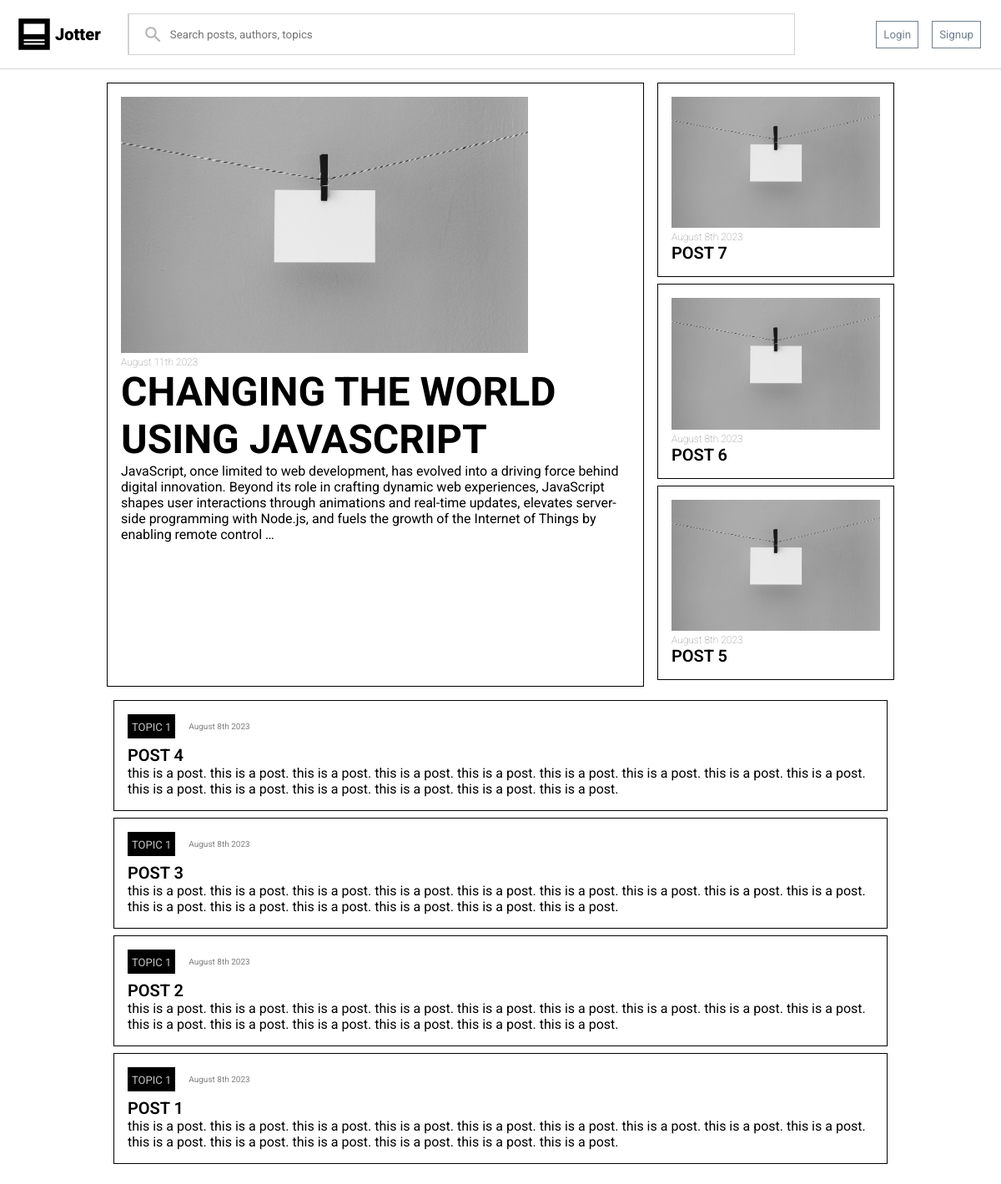
The app's page /, older data.
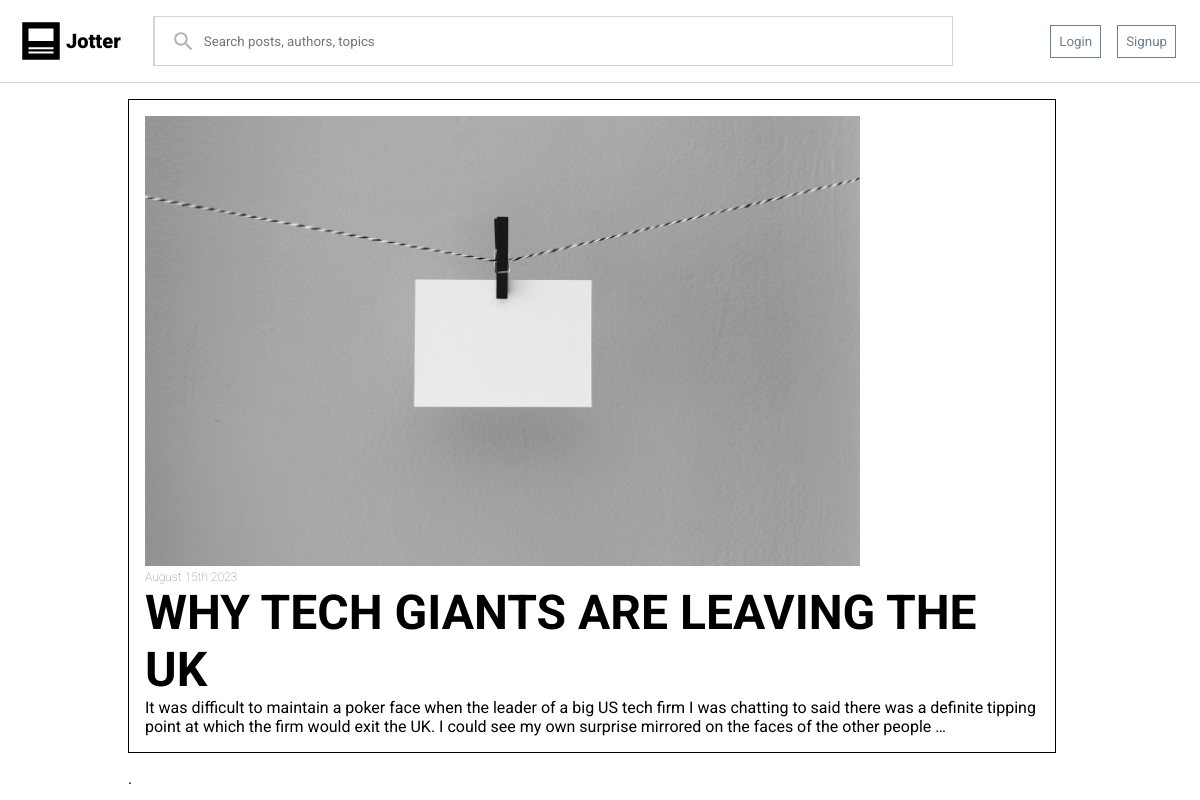
The same page, newer data.
### blog/models.py (models this page shows, shortened)
class Post(models.Model):
    uuid = models.UUIDField(default=uuid4, auto_created=True)
    author = models.ForeignKey(settings.AUTH_USER_MODEL, on_delete=models.CASCADE)
    topic = models.ForeignKey(Topic, on_delete=models.CASCADE)
    title = models.CharField(max_length=150)
    text = models.TextField()
    dateAdded = models.DateTimeField(auto_now_add=True)
    slug = models.SlugField(null=False)
    tags = models.CharField(max_length=50)
    class Meta:
        ordering = ('-dateAdded',)

class Topic(models.Model):
    title = models.CharField(max_length=25)
    uuid = models.UUIDField(default=uuid4)
    def __str__(self):
        return self.title

### blog/views.py (the view)
# urls.py: path('', Index.as_view(), name="index"),
class Index(ListView):
    model = Post
    template_name = "blog/index.html"
    def get(self, request, *args, **kwargs):
        posts = super(Index, self).get_queryset()
        top = posts[0]
        try:
            three = posts[1:4]
            posts = posts[4:]
        except IndexError:
            three = None
            posts = posts[1:]
        return render(request, self.template_name, {'posts': posts, 'top': top, 'three': three})

### blog/templates/blog/index.html (shortened to what this page needs)
{% extends "blog/base.html" %}
{% load static %}
{% block staticfiles %}
<link rel="stylesheet" href="{% static 'blog/css/index.css' %}">
<link rel="stylesheet" href="{% static 'blog/css/blogPost.css' %}">
{% endblock staticfiles %}
{% block content %}
<div class="main">
    <div class="header">
        <div class="top">
            <img src="{% static 'blog/img/blank.jpg' %}" alt="">
            <div class="time">{{ top.dateAdded|date:"F jS o" }}</div>
            <div class="title"><a href="{% url 'blog:postDetail' top.slug %}">{{ top.title|upper }}</a></div>
            <div class="content">{{ top.text|truncatewords:50 }}</div>
        </div>
        <div class="side">
            {% for post in three %}
            <div class="three">
                <div class="image">
                    <img src="{% static 'blog/img/blank.jpg' %}" alt="">
                </div>
                <div class="title">
                    <div class="time">{{ post.dateAdded|date:"F jS o" }}</div>
                    <div class="title"><a href="{% url 'blog:postDetail' post.slug %}">{{ post.title|upper }}</a></div>
                </div>
            </div>
            {% endfor %}
        </div>
    </div>
    {% for post in posts %}
    {% include "blog/blogPost.html" %}
    {% empty %}
    <p> . </p>
    {% endfor %}
</div>
{% endblock content %}

### blog/templates/blog/blogPost.html
{% load static %}
<div class="post">
    <div class="header">
        <div class="topic"><a href="{% url 'blog:topicDetail' post.topic.uuid %}">{{ post.topic|upper }}</a></div>
        <div class="time">{{ post.dateAdded|date:"F jS o" }}</div>
    </div>
    <div class="title"><a href="{% url 'blog:postDetail' post.slug %}">{{ post.title|upper }}</a></div>
    <div class="content">{{ post.text|truncatewords:70 }}</div>
</div>

Row changes from the older to the newer data that the page shows:
removed Post: dateAdded "August 11th 2023", title "CHANGING THE WORLD USING JAVASCRIPT", text "JavaScript, once limited to web development, has evolved into a driving force behind digital innovation. Beyond its role in crafting dynamic web experiences, JavaScript shapes user interactions through animations and real-time updates, elevates server-side programming with Node.js, and fuels the growth of the Internet of Things by enabling remote control …"
no longer on one of the page's lists (row edited): Post: topic "TOPIC 1", dateAdded "August 8th 2023", title "POST 1", text "this is a post. this is a post. this is a post. this is a post. this is a post. this is a post. this is a post. this is a post. this is a post. this is a post. this is a post. this is a post. this is a post. this is a post. this is a post."
removed Post: dateAdded "August 8th 2023", title "POST 7"
removed Post: dateAdded "August 8th 2023", title "POST 6"
removed Post: dateAdded "August 8th 2023", title "POST 5"
removed Post: topic "TOPIC 1", dateAdded "August 8th 2023", title "POST 4", text "this is a post. this is a post. this is a post. this is a post. this is a post. this is a post. this is a post. this is a post. this is a post. this is a post. this is a post. this is a post. this is a post. this is a post. this is a post."
removed Post: topic "TOPIC 1", dateAdded "August 8th 2023", title "POST 3", text "this is a post. this is a post. this is a post. this is a post. this is a post. this is a post. this is a post. this is a post. this is a post. this is a post. this is a post. this is a post. this is a post. this is a post. this is a post."
removed Post: topic "TOPIC 1", dateAdded "August 8th 2023", title "POST 2", text "this is a post. this is a post. this is a post. this is a post. this is a post. this is a post. this is a post. this is a post. this is a post. this is a post. this is a post. this is a post. this is a post. this is a post. this is a post."
Text that changed along with them:
{{ top.dateAdded|date:"F jS o" }}: "August 11th 2023" → "August 15th 2023"
{{ top.title|upper }}: "CHANGING THE WORLD USING JAVASCRIPT" → "WHY TECH GIANTS ARE LEAVING THE UK"
{{ top.text|truncatewords:50 }}: "JavaScript, once limited to web development, has evolved into a driving force behind digital innovation. Beyond its role in crafting dynamic web experiences, JavaScript shapes user interactions through animations and real-time updates, elevates server-side programming with Node.js, and fuels the growth of the Internet of Things by enabling remote control …" → "It was difficult to maintain a poker face when the leader of a big US tech firm I was chatting to said there was a definite tipping point at which the firm would exit the UK. I could see my own surprise mirrored on the faces of the other people …"
